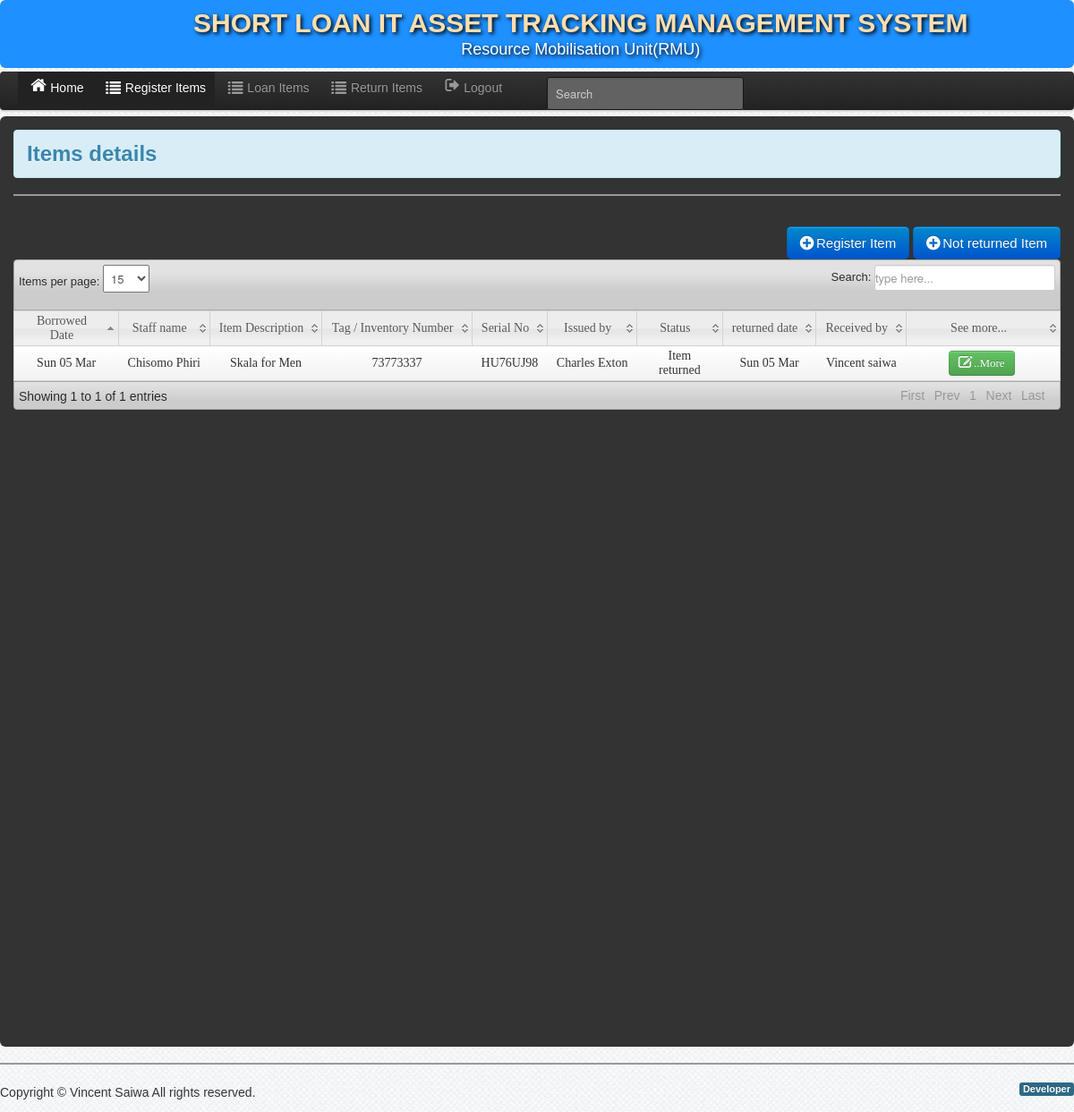
/User/home_user.php (signed in), run on the app's committed database.
### tables this page shows
CREATE TABLE `returned_by` (
  `returned_id` int(11) NOT NULL,
  `item_condition` varchar(34) NOT NULL,
  `comment` varchar(100) NOT NULL,
  `employeeID` int(11) NOT NULL,
  `witness_id` varchar(255) NOT NULL,
  `User_id` varchar(3) NOT NULL,
  `date_returned` varchar(233) NOT NULL,
  `returned` varchar(233) NOT NULL
);

CREATE TABLE `employee` (
  `employeeID` int(11) NOT NULL,
  `index_No` varchar(50) NOT NULL,
  `serial_no` varchar(34) NOT NULL,
  `fname` varchar(50) NOT NULL,
  `phone` varchar(100) NOT NULL,
  `item_description` varchar(100) NOT NULL,
  `tagNo` varchar(100) NOT NULL,
  `returned_by` varchar(100) NOT NULL,
  `admin_id` int(244) NOT NULL,
  `date_posted` int(244) NOT NULL
);

CREATE TABLE `user` (
  `User_id` int(11) NOT NULL,
  `index_no` int(34) NOT NULL,
  `UserName` varchar(50) NOT NULL,
  `Password` varchar(50) NOT NULL,
  `fullname_user` varchar(200) NOT NULL,
  `User_Type` varchar(50) NOT NULL,
  `date_registered` varchar(200) NOT NULL,
  `registered_by` varchar(200) NOT NULL,
  `status` varchar(34) NOT NULL
);

### User/home_user.php (the view, shortened to what this page needs)
<?php include('dbcon.php'); include('session.php');include('header.php'); ?>
<body>
    <?php include('nav-top.php'); ?>
    <div class="navbar navbar-fixed-top1 " id="top1">
        <div class="navbar-inner">
            <div class="container">
                <div class="marg">
                    <?php include_once 'links.php';?>
                </div>
            </div>
        </div>
    </div>
    <div class="" >
    <div id="element" class="hero-body-emp" id="top1">
        <div class="alert alert-info">
            <h2>Items details</h2>
        </div>
        <hr>
        <div class="pull-right">
            <br>
            <a class="btn btn-primary btn-large" id="add"  data-content="Click here to Add Item" rel="popover" data-original-title="Add Item?" href="emp_add.php">  <i class="icon-plus-sign icon-large"></i>&nbsp;Register Item</a>
            <a class="btn btn-primary btn-large" id="add"  data-content="Click here to see" rel="popover" data-original-title="Not returned?" href="itemNotReturned.php">  <i class="icon-plus-sign icon-large"></i>&nbsp;Not returned Item</a>
        </div>
        <br>
        <table class="users-table">
        <div class="demo_jui">
            <table cellpadding="0" cellspacing="0" border="0" class="display" id="log" class="jtable">
                <thead>
                    <tr>
                        <th>Borrowed Date</th>
                        <th>Staff name</th>
                        <th>Item Description</th>
                        <th>Tag / Inventory Number</th>
                        <th>Serial No</th>
                        <th>Issued by</th>
                        <th>Status</th>
                        <th>returned date</th>
                        <th>Received by</th>
                        <th>See more...</th>
                        </tr>
                </thead>
                <tbody>
                    <?php $emp_query=mysqli_query($conn,"select * from employee, user ,returned_by where user.User_id=employee.admin_id AND employee.employeeID=returned_by.employeeID  ");
                        while($row=mysqli_fetch_array($emp_query)){ $id=$row['employeeID']; ?>
                        <tr class="del<?php echo $id ?>" style="text-align: center;">
                            <td><?php echo date('D d M', $row['date_posted']) ?></td>
                            <td><?php echo $row['fname']; ?></td>
                            <td><?php echo $row['item_description'] ?></td>
                            <td><?php echo $row['tagNo'] ?></td>
                            <td><?php echo $row['serial_no'] ?></td>
                            <td><?php echo $row['fullname_user'] ?></td>
                            <td><?php echo $row['returned'] ?></td>
                            <td><?php echo date('D d M', $row['date_returned']) ?></td>
                            <td><?php echo $row['witness_id'] ?></td>
                            <td align="center" width="150">
                                <a class="btn btn-success"  id="p<?php echo $id; ?>" data-content="Click here to see more details" rel="popover" data-original-title="See more?"  href="more_details.php<?php echo '?id='.$id; ?>"><i class="icon-edit icon-large"></i>&nbsp;..More</a>&nbsp;
                                </td>
                            </tr>
                        <?php }?>
                </tbody>
            </table>
        </div>
        <?php include('footer.php');?>
    </div>
</body>

### css/style.css (style rules this page uses)
* { margin:0; padding:0; }
body { font-family:"Trebuchet MS", "Myriad Pro", Arial, sans-serif; font-size:14px; background: #fff url(../img/bg.png) repeat top left; color:#333; text-shadow:0px 0px 0px #fff;; }
a { color:#777; }
#top1 { width:100% ; margin-left: 0%; text-align: center; background: white; }

### css/datatable/demo_table_jui.css (style rules this page uses)
table.display thead th { cursor: pointer; padding: 3px 0 3px 10px; }
table.display { border-collapse: collapse; clear: both; margin: 0 auto; width: 100%; }
table.display td { padding: 3px 10px; }
tr.odd { background-color: #fafafa; background-image: -moz-linear-gradient(top, #ffffff, #f2f2f2); background-image: -webkit-gradient(linear, 0 0, 0 100%, from(#ffffff), to(#f2f2f2)); background-image: -webkit-linear-gradient(top, #ffffff, #f2f2f2); background-image: -o-linear-gradient(top, #ffffff, #f2f2f2); background-image: linear-gradient(to bottom, #ffffff, #f2f2f2); background-repeat: repeat-x; border: 1px solid #d4d4d4; -webkit-border-radius: 4px; -moz-border-radius: 4px; border-radius: 4px; filter: progid:dximagetransform.microsoft.gradient(startColorstr='#ffffffff', endColorstr='#fff2f2f2', GradientType=0); -webkit-box-shadow: 0 1px 4px rgba(0, 0, 0, 0.065); -moz-box-shadow: 0 1px 4px rgba(0, 0, 0, 0.065); box-shadow: 0 1px 4px rgba(0, 0, 0, 0.065); }
tr.odd td.sorting_1 { background-color: f5f5f5; }

### User/nav-top.php (style rules this page uses)
#top1 { width:100% ; margin-left: 0%; text-align: center; background-color: dodgerblue; text-shadow: 2px 2px 4px #000000; float: inherit; }

### data on the page
returned_by: employeeID.date_posted "Sun 05 Mar", employeeID.fname "Chisomo Phiri", employeeID.item_description "Skala for Men", employeeID.tagNo "73773337", employeeID.serial_no "HU76UJ98", user.fullname_user "Charles Exton", returned "Item returned", date_returned "Sun 05 Mar", witness "Vincent saiwa"
